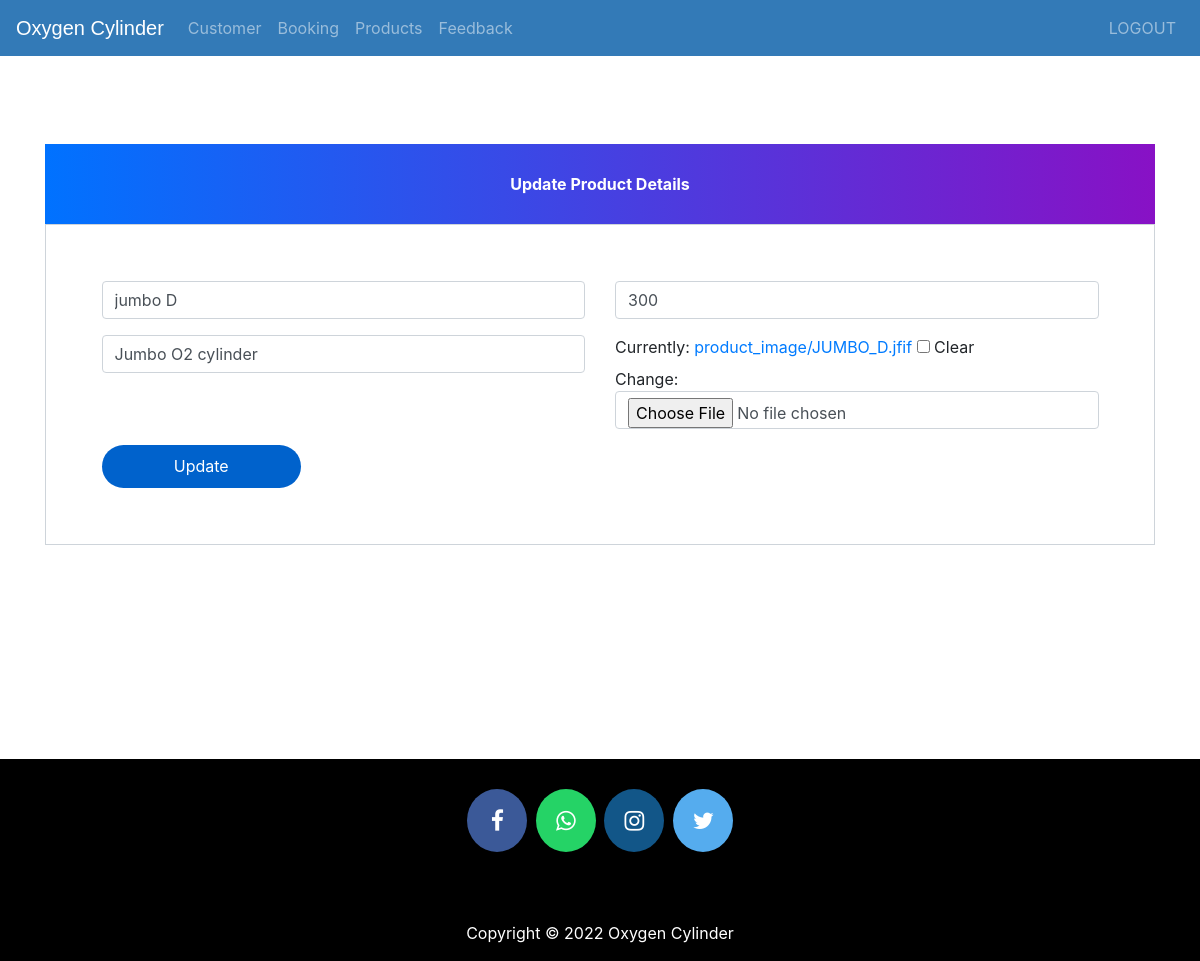
Page /update-product/9 (signed in) on the committed database.
### ecom/models.py (models this page shows, shortened)
class Product(models.Model):
    name=models.CharField(max_length=40)
    product_image= models.ImageField(upload_to='product_image/',null=True,blank=True)
    price = models.PositiveIntegerField()
    description=models.CharField(max_length=40)

### ecom/views.py (the view, shortened to what this page needs)
# urls.py: path('update-product/<int:pk>', views.update_product_view,name='update-product'),
@login_required(login_url='adminlogin')
def update_product_view(request,pk):
    product=models.Product.objects.get(id=pk)
    productForm=forms.ProductForm(instance=product)
    return render(request,'ecom/admin_update_product.html',{'productForm':productForm})

### ecom/forms.py
class ProductForm(forms.ModelForm):
    class Meta:
        model=models.Product
        fields=['name','price','description','product_image']

### templates/ecom/admin_update_product.html (shortened to what this page needs)
{% extends 'ecom/admin_base.html' %}
{% load widget_tweaks %}
{% block content %}
<head>
  <link href="//maxcdn.bootstrapcdn.com/bootstrap/4.1.1/css/bootstrap.min.css" rel="stylesheet" id="bootstrap-css">
</head>
<br><br><br><br><br><br>
<form method="post" enctype="multipart/form-data">
  <div class="container register-form">
    <div class="form">
      <div class="note">
        <p>Update Product Details</p>
      </div>
      <div class="form-content">
        <div class="row">
          <div class="col-md-6">
            <div class="form-group">
              {% render_field productForm.name class="form-control" placeholder="Product Name" %}
            </div>
            <div class="form-group">
              {% render_field productForm.description class="form-control" placeholder="Description" %}
            </div>
          </div>
          <div class="col-md-6">
            <div class="form-group">
              {% render_field productForm.price class="form-control" placeholder="Price" %}
            </div>
            <div class="form-group">
              {% render_field productForm.product_image class="form-control" placeholder="product_image" %}
            </div>
          </div>
        </div>
        <button type="submit" class="btnSubmit">Update</button>
      </div>
    </div>
  </div>
</form>
{% endblock content %}

### templates/ecom/admin_base.html (style rules this page uses)
p { text-align: center; }

### templates/ecom/admin_update_product.html (style rules this page uses)
a:link { text-decoration: none; }
.note { text-align: center; height: 80px; background: -webkit-linear-gradient(left, #0072ff, #8811c5); color: #fff; font-weight: bold; line-height: 80px; }
.form-content { padding: 5%; border: 1px solid #ced4da; margin-bottom: 2%; }
.form-control { border-radius: 1.5rem; }
.btnSubmit { border: none; border-radius: 1.5rem; padding: 1%; width: 20%; cursor: pointer; background: #0062cc; color: #fff; }

### rows in the picture
Product: name "jumbo D", description "Jumbo O2 cylinder", price "300"
